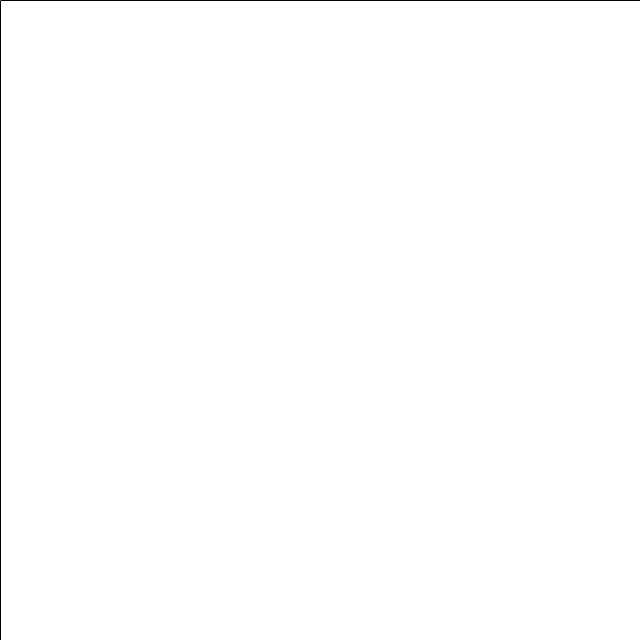
Frame 1 (no input)
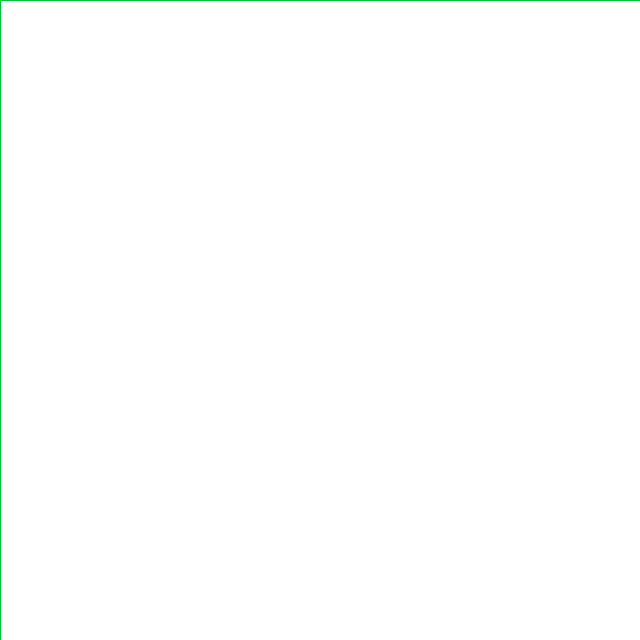
Frame 60 (the mouse pressed at the canvas centre just before this capture)
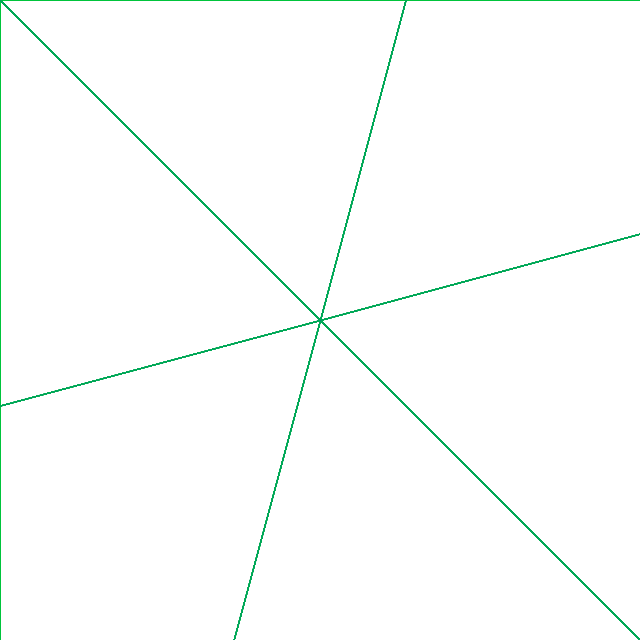
Frame 120 (the mouse held since frame 60 and released just before this capture)

The Processing sketch that drew these frames (run headless with seeded random() and noise(); from frame 60 on, the mouse is pressed at the canvas centre):

// Processing sketch: symmetry3
// ── symmetry3.pde
ArrayList<Point> mousePositions;
int symmetry = 6;
int numberOfMousePositions = 30;
float alphaLevel = 30;

interface JavaScript {
  void showValues(int symmetry, int lag, float alphaLevel);
}

void bindJavascript(JavaScript js) {
  javascript = js;
}

JavaScript javascript;

void setup() {
  size(640, 640);
  background(255);
  mousePositions = new ArrayList<Point>();
}

void draw() {
  if (javascript!=null) 
    javascript.showValues(symmetry, numberOfMousePositions, alphaLevel);
  fill(255, alphaLevel);
  if (!mousePressed)
    rect(0, 0, width, height);

  float xMid = width * 0.5;
  float yMid = height * 0.5;
  int c = frameCount % 512;
  c = min(c, 511 - c);
  stroke(0, 255 - c, c);
  mousePositions.add(new Point(mouseX, mouseY));
  if (mousePositions.size() > numberOfMousePositions)
    mousePositions.remove(0);
  for (int i = 0; i < symmetry; ++i) {
    float angle = i * 2 * PI / symmetry;
    float cosA = cos(angle);
    float sinA = sin(angle);
    float x = xMid + (mouseX - xMid) * cosA + (mouseY - yMid) * sinA;
    float y = yMid - (mouseX - xMid) * sinA + (mouseY - yMid) * cosA;
    float oldMouseX = mousePositions.get(0).x;
    float oldMouseY = mousePositions.get(0).y;
    float oldX = xMid + (oldMouseX - xMid) * cosA + (oldMouseY - yMid) * sinA;
    float oldY = yMid - (oldMouseX - xMid) * sinA + (oldMouseY - yMid) * cosA;
    line(x, y, oldX, oldY);
  }
}

class Point {
  float x, y;

  Point(float x_, float y_) {
    x = x_;
    y = y_;
  }
}

void setSymmetry(int n) {
  symmetry = n;
}

void setLag(int n) {
  numberOfMousePositions = n;
}

void setAlphaLevel(float a) {
  alphaLevel = a;
}
